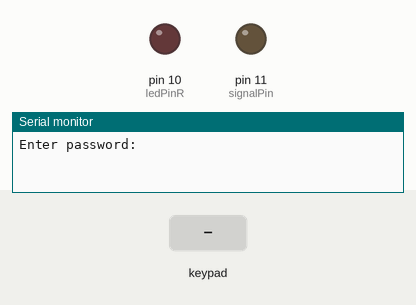
Recording of a sketch running on a simulated Arduino Uno, built with avr-gcc and run on an emulated ATmega328P. On the bench: output pins drawn as LEDs (lit = HIGH), the last lines printed to the serial monitor. Dashed ring = blinking. Inputs (shaded band) come from the test bench.

Above: at 1.2 s.
1.3 s: key '*' pressed
At 1.7 s:
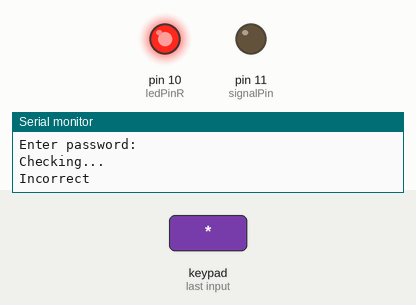
4.3 s: keypad keys 9 8 7 6 # pressed 0.4 s apart
At 6.3 s:
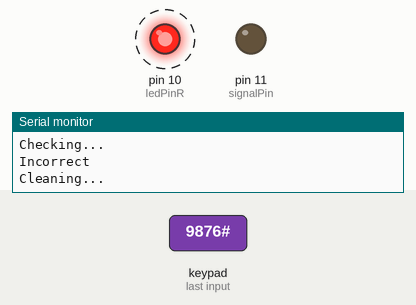
8.0 s: key '#' pressed
At 10.7 s:
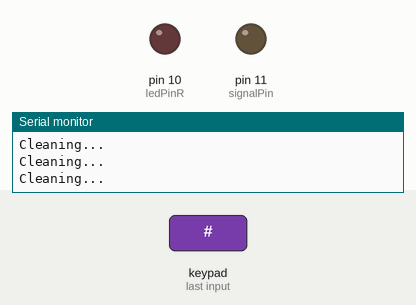
Timing chart, 0 to 12.2 s (numbered marks = the images above; inputs shaded):
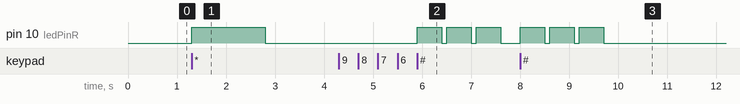

The sketch:

Security-Room.ino
```cpp
#include <Keypad.h>

#define ledPin 12
#define ledPinR 10
#define signalPin 11

#define Password_Length 10

char Data[Password_Length];
char Master[Password_Length] = "insert_code_here";
byte data_count = 0, master_count = 0;
bool Pass_is_good;

const byte ROWS = 4;
const byte COLS = 4;

char hexaKeys[ROWS][COLS] = {
  {'1', '2', '3', 'A'},
  {'4', '5', '6', 'B'},
  {'7', '8', '9', 'C'},
  {'*', '0', '#', 'D'}
};

byte rowPins[ROWS] = {9, 8, 7, 6};
byte colPins[COLS] = {5, 4, 3, 2};

Keypad cKeypad = Keypad(makeKeymap(hexaKeys), rowPins, colPins, ROWS, COLS);

void setup(){
  Serial.begin(9600);
  digitalWrite(ledPin, HIGH);   // sets the LED on
  pinMode(ledPinR, OUTPUT);      // sets the digital pin as output
  pinMode(signalPin, OUTPUT);  // sets the digital pin as output relay
  Serial.println("Enter password:");
  cKeypad.addEventListener(keypadEvent); //add an event listener for this keypad
}

void loop(){
  char customKey = cKeypad.getKey();
  if (customKey){
    if (customKey != '*') {
      Data[data_count] = customKey;
      data_count++;
      //Serial.println(customKey);
    }
  }
}

//take care of some special events
void keypadEvent(KeypadEvent eKey){
  switch (eKey){
    case '*':
    Serial.println("Checking...");
    guessPassword();
    break;
    case '#':
    Serial.println("Cleaning...");
    clearData();
    delay(100);
    break;
  }
}

//function to check allright password
void guessPassword(){
  Serial.print(Data);
  if (!strcmp(Data, Master)){
    Serial.println("OK");
    digitalWrite(ledPin, LOW); //led indicator on green
    digitalWrite(signalPin, HIGH); //Relay pin
    delay(500);//delay for wait a 6s before deleting a prev password
    digitalWrite(signalPin, LOW); //Relay pin
    digitalWrite(ledPin, HIGH); //led indicator green
    //digitalWrite(ledPinR, LOW); //led indicator red
    delay(1000);
    clearData(); //Clean data array
  } else {
    Serial.println("Incorrect");
    clearData();
  }
}
void clearData(){
  digitalWrite(ledPinR, HIGH); //led indicator red
  digitalWrite(ledPin, LOW); //led indicator green
  delay(500);
  digitalWrite(ledPinR, LOW); //led indicator red
  digitalWrite(ledPin, HIGH); //led indicator green
  while(data_count != 0){
    Data[data_count--] = 0;
  }
  return;
}
```

Measured:
- after the input at 1.3 s, pin 10 (ledPinR): LOW → HIGH at once, → LOW 1.5 s later
- after the input at 4.3 s, pin 10 (ledPinR): alternates HIGH for 0.50 s and LOW for 0.10 s, starting after 1.6 s
- after the input at 8.0 s, pin 10 (ledPinR): alternates HIGH for 0.50 s and LOW for 0.10 s, 6 changes in all, then stays LOW, starting at once
